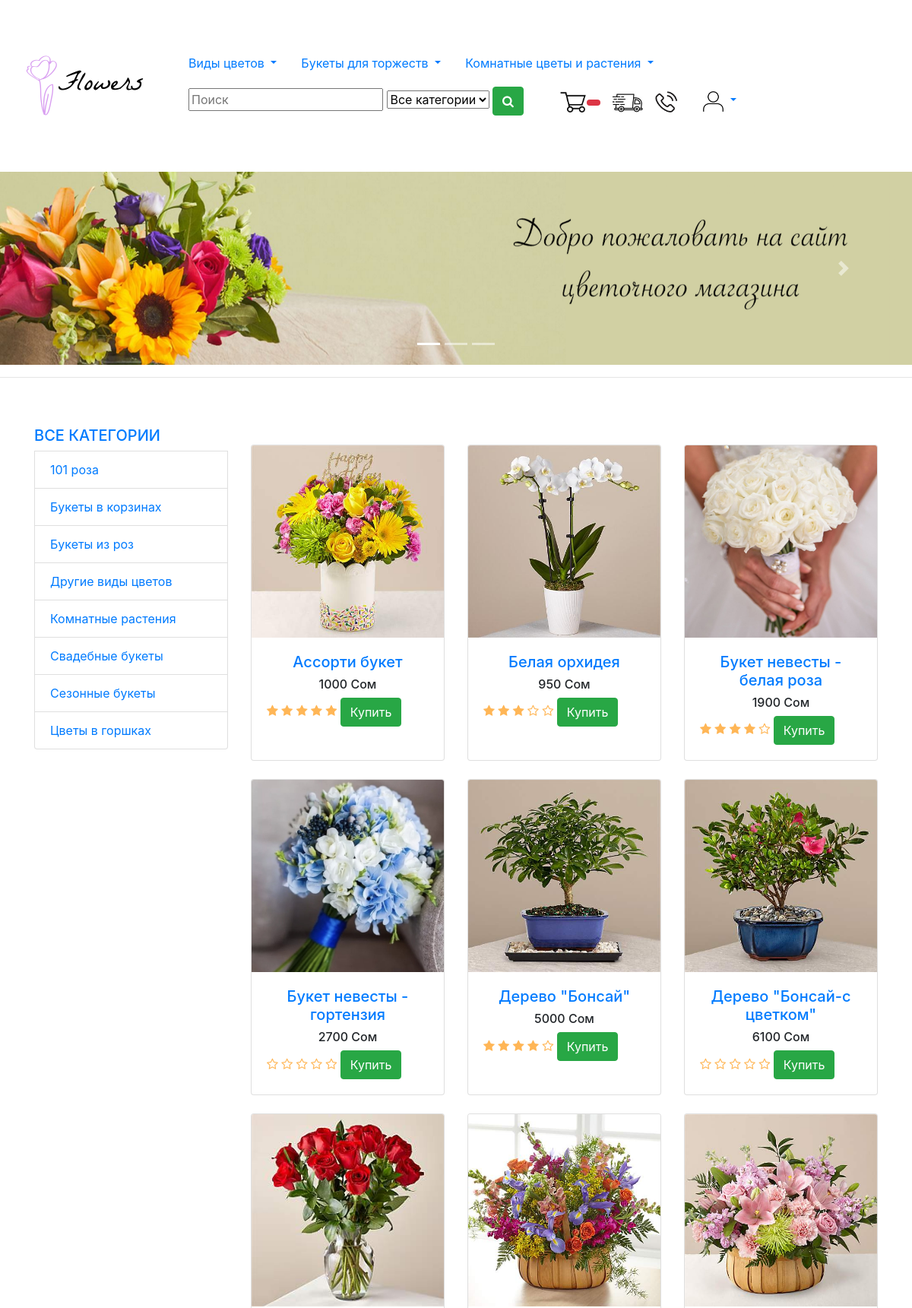
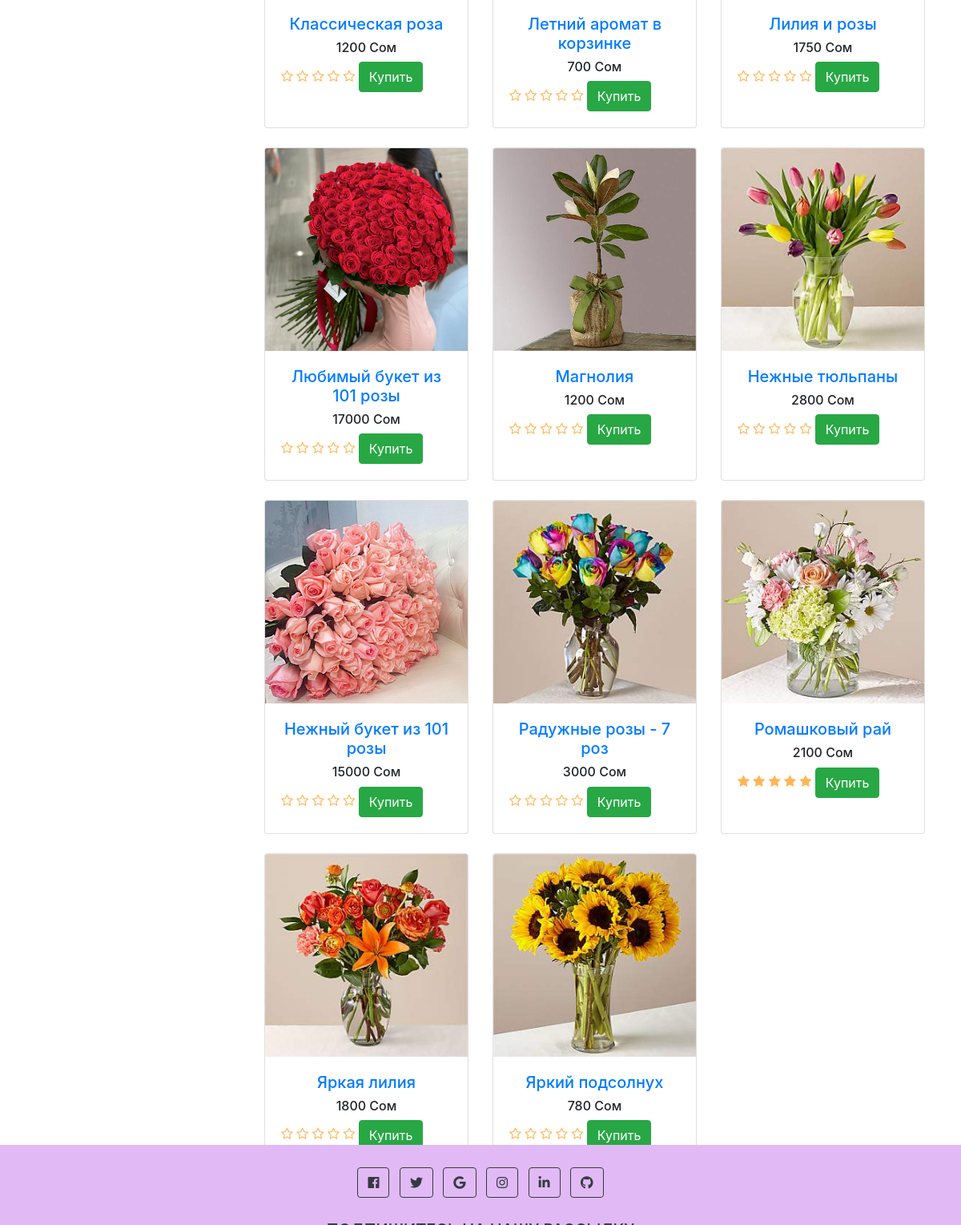
The page / on the database its author committed (2 pictures, top to bottom).
### mainapp/models.py (models this page shows, shortened)
class Category(models.Model):
    name = models.CharField(max_length=200, db_index=True, verbose_name='Имя категории')
    slug = models.SlugField(max_length=200, db_index=True, unique=True)
    class Meta:
        ordering = ['name']
        verbose_name = 'Категория'
        verbose_name_plural = 'Категории'
    def get_absolute_url(self):
        return reverse('mainapp:category-list', args=[self.slug])

class Product(models.Model):
    name = models.CharField(max_length=200, verbose_name="Название товара")
    category = models.ForeignKey(Category, verbose_name="Категория",on_delete=models.CASCADE)
    slug = models.SlugField(max_length=200, db_index=True)
    image = models.ImageField(upload_to='media', blank=True, verbose_name="Картинка")
    description = models.TextField(blank=True, verbose_name="Описание")
    price = models.IntegerField(default=0, verbose_name="Цена")
    stock = models.PositiveIntegerField(verbose_name="Количество в наличии")
    available = models.BooleanField(default=True, verbose_name="Доступен")
    created = models.DateTimeField(auto_now_add=True, verbose_name='Создан')
    updated = models.DateTimeField(auto_now=True, verbose_name='Обновлен')
    def averagereview(self):
        reviews = Comment.objects.filter(product=self, status='True').aggregate(average=Avg('rate'))
        avg=0
        if reviews["average"] is not None:
            avg=float(reviews["average"])
        return avg
    class Meta:
        ordering = ['name']
        index_together = [
            ['id', 'slug']
        ]
        verbose_name = 'Товар'
        verbose_name_plural = 'Товары'
    def get_absolute_url(self):
        return reverse('mainapp:product-detail', args=[self.id, self.slug])

### mainapp/views.py (the view)
# urls.py: path('', views.product_list, name='product-list'),
def product_list(request, category_slug=None):
    category = None
    categories = Category.objects.all()
    products = Product.objects.filter(available=True)
    if category_slug:
        category = get_object_or_404(Category, slug=category_slug)
        products = products.filter(category=category)
    return render(request, 'product/mainlist.html', {
        'category': category,
        'categories': categories,
        'products': products
    })

### contact/forms.py
class ContactForm(forms.ModelForm):
    class Meta:
        model = Contact
        fields = ("email",)
        widgets = {
            "email": forms.TextInput(attrs={"class": "editContent", "placeholder": "Ваш email...", 'size': 50})
        }
        labels = {
            "email": ''
        }

### cart/context_processors.py (called while the page is built)
def cart(request):
    return {'cart': Cart(request)}

### contact/templatetags/contact_tags.py (called while the page is built)
@register.inclusion_tag("contact/tags/forms.html")
def contact_form():
    return {"contact_form": ContactForm()}

### mainapp/templates/product/mainlist.html (shortened to what this page needs)
{% extends 'base.html' %}
{% load static %}
{% block content %}
<div class="container">
  <div class="row">
    <div class="col-lg-3 mt-5">
      <div class="list-group">
         <a href="{% url 'mainapp:product-list' %}"><h5 class="text-uppercase" style="text-align: left;">Все категории</h5></a>
        {% for c in categories %}
        <a href="{{ c.get_absolute_url }}" class="list-group-item">{{ c.name }}</a>
        {% endfor %}
      </div>
    </div>
    <div class="col-lg-9">
            <br>
            <br>
            <br>
      <div class="row">
        {% for product in products %}
        <div class="col-lg-4 col-md-6 mb-4">
          <div class="card h-100">
            <a href="{{ product.get_absolute_url }}"><img class="card-img-top" src="{{ product.image.url }}" alt=""></a>
            <div class="card-body">
              <h5 class="card-name" style="text-align: center;">
                <a href="{{ product.get_absolute_url }}">{{ product.name }}</a>
              </h5>
              <h6 style="text-align: center;">{{ product.price }} Сом</h6>
              <div class="product-rating">
                <i class="fa fa-star{% if product.averagereview < 1%}-o empty{% endif%}"></i>
                <i class="fa fa-star{% if product.averagereview < 2%}-o empty{% endif%}"></i>
                <i class="fa fa-star{% if product.averagereview < 3%}-o empty{% endif%}"></i>
                <i class="fa fa-star{% if product.averagereview < 4%}-o empty{% endif%}"></i>
                <i class="fa fa-star{% if product.averagereview < 5%}-o empty{% endif%}"></i>
              </div>
              <a href="{{ product.get_absolute_url }}">
                <button class="btn btn-success">Купить</button>
              </a>
            </div>
          </div>
        </div>
        {% endfor %}
      </div>
    </div>
  </div>
</div>
<br>
<br>
{% endblock content %}

### mainapp/templates/product/mainlist.html (style rules this page uses)
.product-rating { display: inline-block; }
.product-rating>i { color: #FFB656; }

### rows shown on the page
Category: name "101 роза"
Category: name "Букеты в корзинах"
Category: name "Букеты из роз"
Category: name "Другие виды цветов"
Category: name "Комнатные растения"
Category: name "Свадебные букеты"
Category: name "Сезонные букеты"
Category: name "Цветы в горшках"
Product: image (picture), name "Ассорти букет", price "1000"
Product: image (picture), name "Белая орхидея", price "950"
Product: image (picture), name "Букет невесты - белая роза", price "1900"
Product: image (picture), name "Букет невесты - гортензия", price "2700"
Product: image (picture), name "Дерево \"Бонсай\"", price "5000"
Product: image (picture), name "Дерево \"Бонсай-с цветком\"", price "6100"
Product: image (picture), name "Классическая роза", price "1200"
Product: image (picture), name "Летний аромат в корзинке", price "700"
Product: image (picture), name "Лилия и розы", price "1750"
Product: image (picture), name "Любимый букет из 101 розы", price "17000"
Product: image (picture), name "Магнолия", price "1200"
Product: image (picture), name "Нежные тюльпаны", price "2800"
Product: image (picture), name "Нежный букет из 101 розы", price "15000"
Product: image (picture), name "Радужные розы - 7 роз", price "3000"
Product: image (picture), name "Ромашковый рай", price "2100"
Product: image (picture), name "Яркая лилия", price "1800"
Product: image (picture), name "Яркий подсолнух", price "780"
